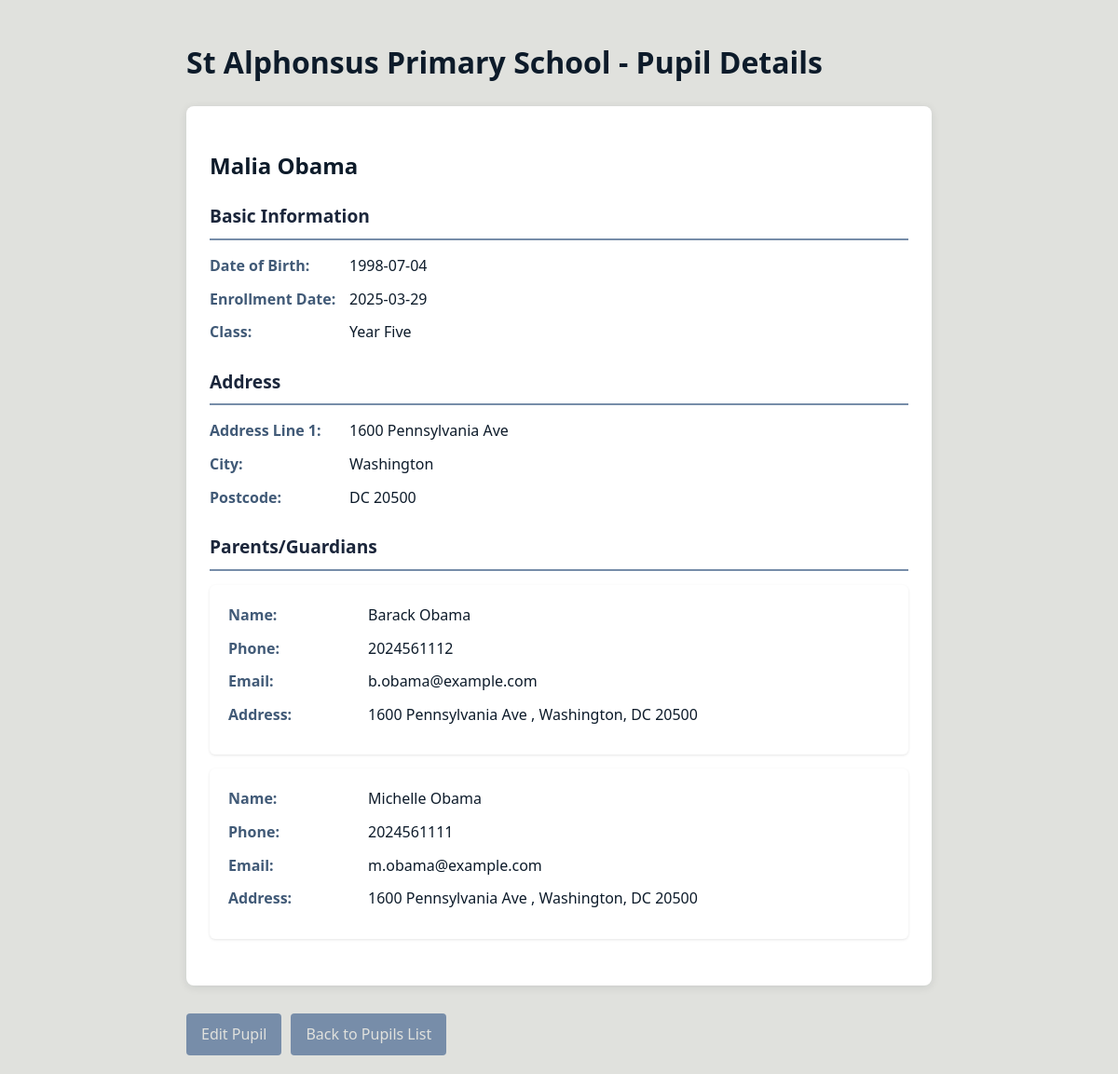
/pupil/view_pupil.php?id=2, run on the app's committed database.
### tables this page shows
CREATE TABLE `Pupils` (
  `pupil_id` int(11) NOT NULL,
  `first_name` varchar(50) NOT NULL,
  `last_name` varchar(50) NOT NULL,
  `address_line1` varchar(100) NOT NULL,
  `address_line2` varchar(100) DEFAULT NULL,
  `city` varchar(50) NOT NULL,
  `postcode` varchar(10) NOT NULL,
  `date_of_birth` date NOT NULL,
  `medical_notes` text DEFAULT NULL,
  `enrollment_date` date NOT NULL DEFAULT curdate(),
  `class_id` int(11) DEFAULT NULL
);

CREATE TABLE `Classes` (
  `class_id` int(11) NOT NULL,
  `class_name` enum('Reception Year','Year One','Year Two','Year Three','Year Four','Year Five','Year Six') NOT NULL,
  `capacity` int(10) UNSIGNED NOT NULL,
  `teacher_id` int(11) DEFAULT NULL
);

CREATE TABLE `Parents` (
  `parent_id` int(11) NOT NULL,
  `first_name` varchar(50) NOT NULL,
  `last_name` varchar(50) NOT NULL,
  `address_line1` varchar(100) NOT NULL,
  `address_line2` varchar(100) DEFAULT NULL,
  `city` varchar(50) NOT NULL,
  `postcode` varchar(10) NOT NULL,
  `email` varchar(100) DEFAULT NULL,
  `phone` varchar(20) NOT NULL,
  `relationship_type` enum('Mother','Father','Guardian') NOT NULL DEFAULT 'Guardian'
);

### pupil/view_pupil.php (the view, shortened to what this page needs)
<?php
require_once(__DIR__ . '/../includes/db_connect.php');
$pupil_id = filter_input(INPUT_GET, 'id', FILTER_VALIDATE_INT);
$pupil = null;
$parents = [];
if ($pupil_id === false || $pupil_id <= 0) {
    $error_message = "Invalid pupil ID provided.";
} else {
    $sql = "SELECT p.*, c.class_name
            FROM Pupils p
            LEFT JOIN Classes c ON p.class_id = c.class_id
            WHERE p.pupil_id = ?";
    if ($stmt = $mysqli->prepare($sql)) {
        $stmt->bind_param("i", $pupil_id);
        if ($stmt->execute()) {
            $result = $stmt->get_result();
            if ($result->num_rows > 0) {
                $pupil = $result->fetch_assoc();
                $parent_sql = "SELECT p.*
                              FROM Parents p
                              JOIN Pupil_Parent pp ON p.parent_id = pp.parent_id
                              WHERE pp.pupil_id = ?
                              ORDER BY p.last_name, p.first_name";
                if ($parent_stmt = $mysqli->prepare($parent_sql)) {
                    $parent_stmt->bind_param("i", $pupil_id);
                    if ($parent_stmt->execute()) {
                        $parent_result = $parent_stmt->get_result();
                        while ($parent = $parent_result->fetch_assoc()) {
                            $parents[] = $parent;
                        }
                    } else {
                        $error_message = "Error fetching parent information: " . $parent_stmt->error;
                    }
                }
            } else {
                $error_message = "Pupil not found.";
            }
        } else {
            $error_message = "Error executing query: " . $stmt->error;
        }
    } else {
        $error_message = "Error preparing statement: " . $mysqli->error;
    }
}
?>
<!DOCTYPE html>
<html lang="en">
<head>
    <link rel="stylesheet" href="../css/style.css">
</head>
<body>
    <div class="container">
        <h1>St Alphonsus Primary School - Pupil Details</h1>
        <?php if ($pupil): ?>
            <div class="class-details">
                <h2><?php echo htmlspecialchars($pupil['first_name'] . ' ' . $pupil['last_name']); ?></h2>
                <div class="info-section">
                    <h3>Basic Information</h3>
                    <div class="info-row">
                        <div class="info-label">Date of Birth:</div>
                        <div class="info-value"><?php echo htmlspecialchars($pupil['date_of_birth']); ?></div>
                    </div>
                    <div class="info-row">
                        <div class="info-label">Enrollment Date:</div>
                        <div class="info-value"><?php echo htmlspecialchars($pupil['enrollment_date']); ?></div>
                    </div>
                    <div class="info-row">
                        <div class="info-label">Class:</div>
                        <div class="info-value"><?php echo htmlspecialchars($pupil['class_name'] ?? 'Not Assigned'); ?></div>
                    </div>
                </div>
                <div class="info-section">
                    <h3>Address</h3>
                    <div class="info-row">
                        <div class="info-label">Address Line 1:</div>
                        <div class="info-value"><?php echo htmlspecialchars($pupil['address_line1'] ?? 'N/A'); ?></div>
                    </div>
                    <div class="info-row">
                        <div class="info-label">City:</div>
                        <div class="info-value"><?php echo htmlspecialchars($pupil['city'] ?? 'N/A'); ?></div>
                    </div>
                    <div class="info-row">
                        <div class="info-label">Postcode:</div>
                        <div class="info-value"><?php echo htmlspecialchars($pupil['postcode'] ?? 'N/A'); ?></div>
                    </div>
                </div>
                <div class="info-section">
                    <h3>Parents/Guardians</h3>
                    <?php if (!empty($parents)): ?>
                        <?php foreach ($parents as $parent): ?>
                            <div class="parent-card">
                                <div class="info-row">
                                    <div class="info-label">Name:</div>
                                    <div class="info-value"><?php echo htmlspecialchars($parent['first_name'] . ' ' . $parent['last_name']); ?></div>
                                </div>
                                <?php if (!empty($parent['phone'])): ?>
                                <div class="info-row">
                                    <div class="info-label">Phone:</div>
                                    <div class="info-value"><?php echo htmlspecialchars($parent['phone']); ?></div>
                                </div>
                                <?php endif; ?>
                                <?php if (!empty($parent['email'])): ?>
                                <div class="info-row">
                                    <div class="info-label">Email:</div>
                                    <div class="info-value"><?php echo htmlspecialchars($parent['email']); ?></div>
                                </div>
                                <?php endif; ?>
                                <?php if (!empty($parent['address_line1'])): ?>
                                <div class="info-row">
                                    <div class="info-label">Address:</div>
                                    <div class="info-value">
                                        <?php echo htmlspecialchars($parent['address_line1']); ?>
                                        <?php if (!empty($parent['address_line2'])): ?>, <?php echo htmlspecialchars($parent['address_line2']); ?><?php endif; ?>,
                                        <?php echo htmlspecialchars($parent['city'] . ', ' . $parent['postcode']); ?>
                                    </div>
                                </div>
                                <?php endif; ?>
                            </div>
                        <?php endforeach; ?>
                    <?php else: ?>
                        <p>No parents or guardians linked to this pupil.</p>
                    <?php endif; ?>
                </div>
            </div>
            <div class="actions">
                <a href="edit_pupil.php?id=<?php echo htmlspecialchars($pupil['pupil_id']); ?>" class="btn btn-primary">Edit Pupil</a>
                <a href="view_pupils.php" class="btn btn-secondary">Back to Pupils List</a>
            </div>
        <?php else: ?>
            <p>Invalid pupil ID or pupil not found. <a href="view_pupils.php">Return to Pupils List</a></p>
        <?php endif; ?>
    </div>
</body>
</html>

### css/style.css (style rules this page uses)
body { font-family: 'Segoe UI', Tahoma, Geneva, Verdana, sans-serif; line-height: 1.6; color: #0d1b2aff; background-color: #e0e1ddff; margin: 0; padding: 0; }
.container { max-width: 800px; margin: 0 auto; padding: 20px; }
.actions { margin-top: 25px; display: flex; gap: 10px; }
.actions a { display: inline-block; padding: 10px 16px; background-color: #778da9ff; color: #e0e1ddff; text-decoration: none; border-radius: 4px; transition: background-color 0.3s; font-weight: 500; }
.teacher-details, .class-details, .parent-details, .pupil-card { background-color: white; border-radius: 8px; padding: 25px; margin-bottom: 30px; box-shadow: 0 2px 10px rgba(13, 27, 42, 0.1); }
.info-section { margin-bottom: 25px; }
.info-section h3 { font-size: 1.2em; border-bottom: 2px solid #778da9ff; padding-bottom: 8px; margin-bottom: 15px; color: #1b263bff; font-weight: 600; }
.info-row { display: flex; margin-bottom: 10px; }
.info-label { font-weight: 600; width: 150px; flex-shrink: 0; color: #415a77ff; }
.btn { display: inline-block; padding: 10px 16px; text-decoration: none; border-radius: 4px; border: none; cursor: pointer; font-size: 1em; text-align: center; font-weight: 500; transition: background-color 0.3s; }
.btn-primary { background-color: #415a77ff; color: #e0e1ddff; }
.btn-secondary { background-color: #778da9ff; color: #e0e1ddff; }
.parent-card { background-color: white; padding: 20px; margin-bottom: 15px; border-radius: 6px; box-shadow: 0 1px 3px rgba(0,0,0,0.1); }

### data on the page
pupils: first_name+last_name "Malia Obama", date_of_birth "1998-07-04", enrollment_date "2025-03-29", class.class_name "Year Five", address_line1 "1600 Pennsylvania Ave", city "Washington", postcode "DC 20500"
parents: first_name+last_name "Barack Obama", phone "2024561112", email "b.obama@example.com", address_line1 "1600 Pennsylvania Ave", city+postcode "Washington, DC 20500"
parents: first_name+last_name "Michelle Obama", phone "2024561111", email "m.obama@example.com", address_line1 "1600 Pennsylvania Ave", city+postcode "Washington, DC 20500"
